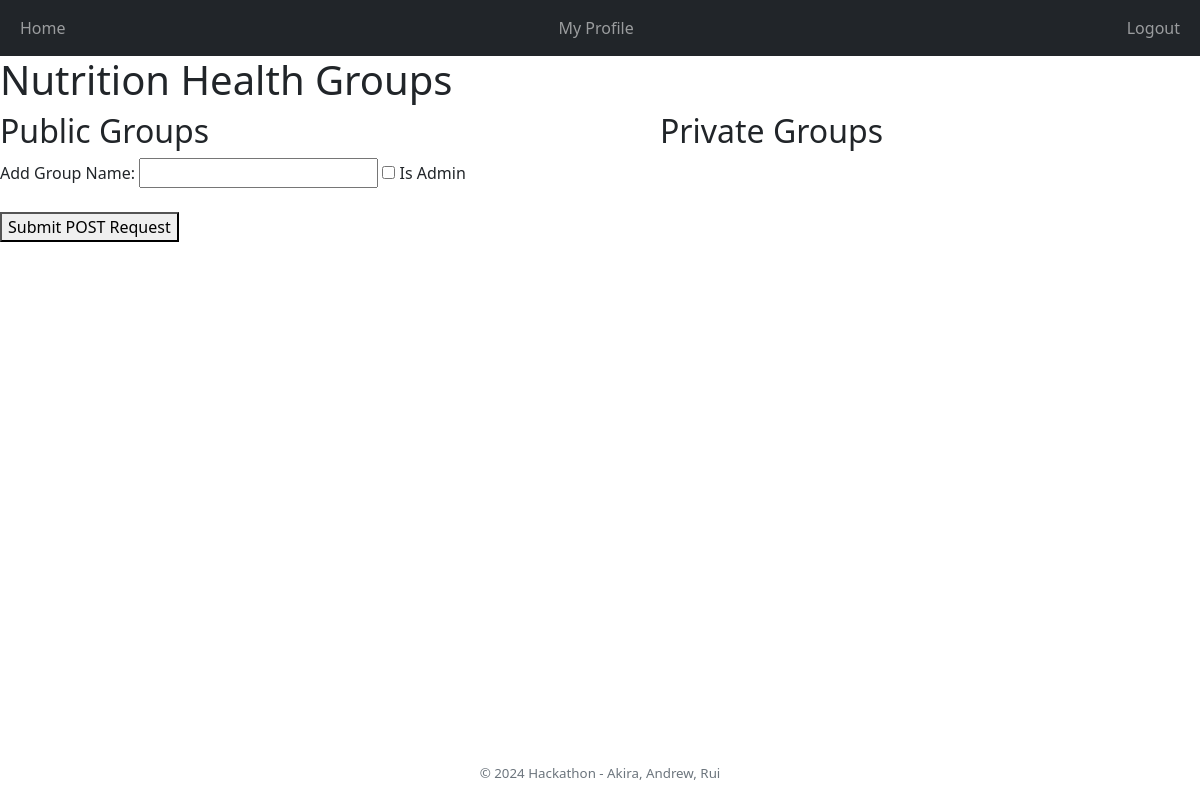
The page /healthyhoos/nutrition/ (signed in) on the database as committed earlier.
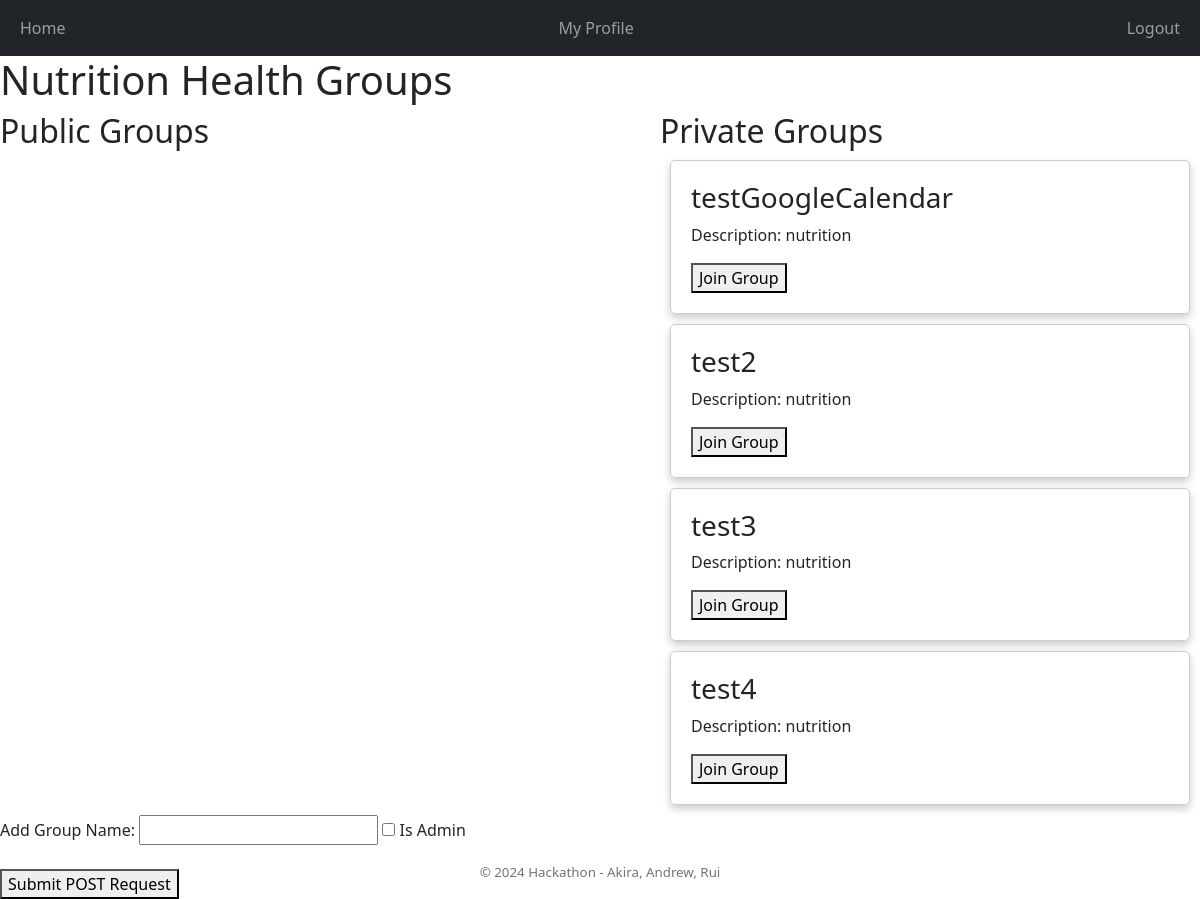
The same page on the database as committed later.
### healthyhoos/models.py (models this page shows)
class Group(models.Model):
    name = models.CharField(max_length=100)
    description = models.TextField()
    is_public = models.BooleanField(default=False)
    likes = models.IntegerField(default=0)
    calendarID = models.CharField(max_length=100)
    tasks = models.ManyToManyField('Task', related_name='groups')
    admin_users = models.ManyToManyField(User, related_name='admin_groups')

### healthyhoos/views.py (the view)
# urls.py: path("nutrition/", views.nutrition_view, name="nutrition"),
@login_required
def nutrition_view(request):
    if request.method == 'POST':
        group_name = request.POST.get('group_name')
        is_admin = request.POST.get('is_admin')
        is_public = is_admin == 'on'
        new_group = Group.objects.create(
            name=group_name,
            description="nutrition",  # Example description
            is_public=is_public
        )
        user_object = User.objects.create(name=request.user.username)
        if is_public:
            new_group.admin_users.add(user_object)
        new_group.calendarID = createCalendar(group_name)
        new_group.save()
        nutrition_groups = Group.objects.filter(description="nutrition")
        return render(request, 'healthyhoos/nutrition.html', {'nutrition_groups': nutrition_groups})# You might want to redirect to a different URL
    else:
        nutrition_groups = Group.objects.filter(description="nutrition")
        return render(request, 'healthyhoos/nutrition.html', {'nutrition_groups': nutrition_groups})

### healthyhoos/templates/healthyhoos/nutrition.html (shortened to what this page needs)
{% extends 'healthyhoos/base.html' %}
{% block content %}
<h1>Nutrition Health Groups</h1><div style="display: flex; justify-content: space-between;">
    <div style="width: 45%;">
        <h2>Public Groups</h2>
    </div>
    <div style="width: 45%;">
        <h2>Private Groups</h2>
        {% for group in nutrition_groups %}
            {% if not group.is_public %}
                <form action="/healthyhoos/nutrition/{{ group.id }}/" method="post">
                    <div style="border: 1px solid #ccc; border-radius: 5px; padding: 20px; margin: 10px; box-shadow: 0 4px 8px 0 rgba(0, 0, 0, 0.2);">
                        <h3>{{ group.name }}</h3>
                        <p>Description: {{ group.description }}</p>
                        <button type="submit">Join Group</button>
                    </div>
                </form>
            {% endif %}
        {% endfor %}
    </div>
</div>
<form method="post" action="{% url 'healthyhoos:nutrition' %}">
    <label for="group_name">Add Group Name:</label>
    <input type="text" id="group_name" name="group_name" required>
    <input type="checkbox" id="is_admin" name="is_admin">
    <label for="is_admin">Is Admin</label><br><br>
    <button type="submit">Submit POST Request</button>
</form>
{% endblock %}

### healthyhoos/templates/healthyhoos/base.html (shortened to what this page needs)
{% load socialaccount %}
{% load static %}
<!DOCTYPE html>
<html lang="en">
<head>
    <link
      href="https://cdn.jsdelivr.net/npm/bootstrap@5.1.3/dist/css/bootstrap.min.css"
      rel="stylesheet"
    />
</head>
<body>
    <nav class="navbar navbar-expand-lg navbar-dark bg-dark">
        <div class="container-fluid">
            <div>
                <ul class="navbar-nav">
                    {% if user.is_authenticated %}
                        <li class="nav-item">
                            <a class="nav-link" href="/healthyhoos/home"> Home </a>
                        </li>
                    {% endif %}
                </ul>
            </div>
            <div>
                <ul class="navbar-nav">
                    {% if user.is_authenticated %}
                    <li class="nav-item">
                        <a class="nav-link" href="/healthyhoos/profile"> My Profile </a>
                    </li>
                    {% endif %}
                </ul>
            </div>
            <div>
                <ul class="navbar-nav">
                    {% if user.is_authenticated %}
                    <li class="nav-item">
                        <a class="nav-link" href="/logout"> Logout </a>
                    </li>
                    {% else %}
                    <li class="nav-item">
                        <a class="nav-link" href="http://127.0.0.1:8000/{% provider_login_url 'google' %}"> Login </a>
                    </li>
                    {% endif %}
                </ul>
            </div>
        </div>
    </nav>
    {% block content %}{% endblock %}
    <footer class="text-center py-3 fixed-bottom">
        <div class="container">
            <p class="mb-0 text-secondary" style="color: black; font-size: smaller;">
                &copy; 2024 Hackathon - Akira, Andrew, Rui
            </p>
        </div>
    </footer>
</body>
</html>

Rows that differ between the two databases and show on the page:
added Group: name "testGoogleCalendar", description "nutrition"
added Group: name "test2", description "nutrition"
added Group: name "test3", description "nutrition"
added Group: name "test4", description "nutrition"
